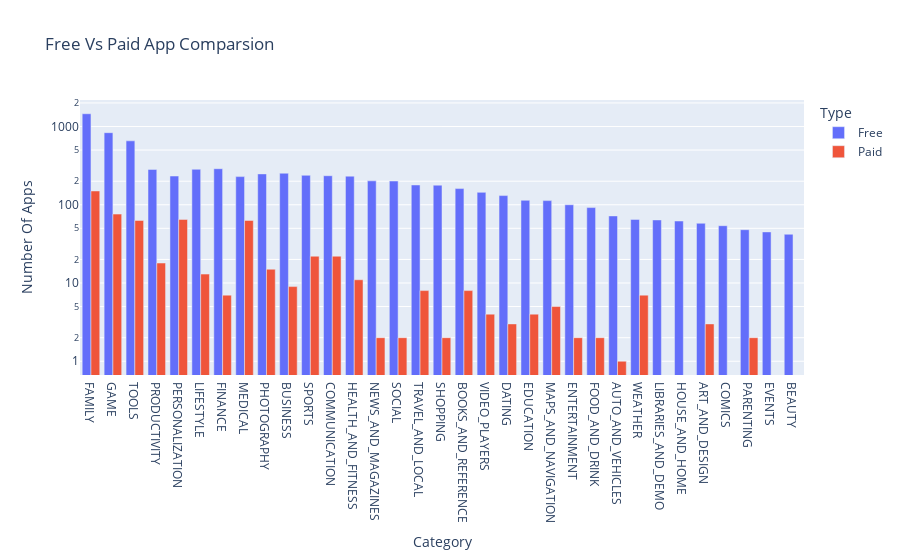

Source (notebook cell):
### Markdown cell above
**Challenge**: Use the plotly express bar [chart examples](https://plotly.com/python/bar-charts/#bar-chart-with-sorted-or-ordered-categories) and the [.bar() API reference](https://plotly.com/python-api-reference/generated/plotly.express.bar.html#plotly.express.bar) to create this bar chart: 

<img src=https://imgur.com/LE0XCxA.png>

You'll want to use the `df_free_vs_paid` DataFrame that you created above that has the total number of free and paid apps per category. 

See if you can figure out how to get the look above by changing the `categoryorder` to 'total descending' as outlined in the documentation here [here](https://plotly.com/python/categorical-axes/#automatically-sorting-categories-by-name-or-total-value).

### Code cell
bar_paidvsfree = px.bar(
    df_free_vs_paid,
    title = "Free Vs Paid App Comparsion",
    x= df_free_vs_paid.Category,
    y= df_free_vs_paid.App,
    barmode= "group",
    color= df_free_vs_paid.Type
    
)
bar_paidvsfree.update_layout(
    height = 450,
    xaxis_title = "Category",
    yaxis_title = "Number Of Apps",
    xaxis = {'categoryorder': 'total descending'},
    yaxis = dict(type='log')
)
bar_paidvsfree.show()

### Figure 1 — Plotly figure (JSON) as saved in the notebook; plotly's stock layout.template omitted (floating-point values rounded to 4 significant figures)
{"data": [{"alignmentgroup": "True", "hovertemplate": "Type=Free<br>Category=%{x}<br>App=%{y}<extra></extra>", "legendgroup": "Free", "marker": {"color": "#636efa", "pattern": {"shape": ""}}, "name": "Free", "offsetgroup": "Free", "orientation": "v", "showlegend": true, "textposition": "auto", "type": "bar", "x": ["ART_AND_DESIGN", "AUTO_AND_VEHICLES", "BEAUTY", "BOOKS_AND_REFERENCE", "BUSINESS", "COMICS", "COMMUNICATION", "DATING", "EDUCATION", "ENTERTAINMENT", "EVENTS", "FAMILY", "FINANCE", "FOOD_AND_DRINK", "GAME", "HEALTH_AND_FITNESS", "HOUSE_AND_HOME", "LIBRARIES_AND_DEMO", "LIFESTYLE", "MAPS_AND_NAVIGATION", "MEDICAL", "NEWS_AND_MAGAZINES", "PARENTING", "PERSONALIZATION", "PHOTOGRAPHY", "PRODUCTIVITY", "SHOPPING", "SOCIAL", "SPORTS", "TOOLS", "TRAVEL_AND_LOCAL", "VIDEO_PLAYERS", "WEATHER"], "xaxis": "x", "y": [58, 72, 42, 161, 253, 54, 235, 131, 114, 100, 45, 1456, 289, 92, 834, 232, 62, 64, 284, 113, 229, 202, 48, 233, 248, 283, 178, 201, 238, 656, 179, 144, 65], "yaxis": "y"}, {"alignmentgroup": "True", "hovertemplate": "Type=Paid<br>Category=%{x}<br>App=%{y}<extra></extra>", "legendgroup": "Paid", "marker": {"color": "#EF553B", "pattern": {"shape": ""}}, "name": "Paid", "offsetgroup": "Paid", "orientation": "v", "showlegend": true, "textposition": "auto", "type": "bar", "x": ["ART_AND_DESIGN", "AUTO_AND_VEHICLES", "BOOKS_AND_REFERENCE", "BUSINESS", "COMMUNICATION", "DATING", "EDUCATION", "ENTERTAINMENT", "FAMILY", "FINANCE", "FOOD_AND_DRINK", "GAME", "HEALTH_AND_FITNESS", "LIFESTYLE", "MAPS_AND_NAVIGATION", "MEDICAL", "NEWS_AND_MAGAZINES", "PARENTING", "PERSONALIZATION", "PHOTOGRAPHY", "PRODUCTIVITY", "SHOPPING", "SOCIAL", "SPORTS", "TOOLS", "TRAVEL_AND_LOCAL", "VIDEO_PLAYERS", "WEATHER"], "xaxis": "x", "y": [3, 1, 8, 9, 22, 3, 4, 2, 150, 7, 2, 76, 11, 13, 5, 63, 2, 2, 65, 15, 18, 2, 2, 22, 63, 8, 4, 7], "yaxis": "y"}], "layout": {"autosize": true, "barmode": "group", "legend": {"title": {"text": "Type"}, "tracegroupgap": 0}, "title": {"text": "Free Vs Paid App Comparsion"}, "xaxis": {"anchor": "y", "autorange": true, "categoryorder": "total descending", "domain": [0, 1], "range": [-0.5, 32.5], "title": {"text": "Category"}, "type": "category"}, "yaxis": {"anchor": "x", "autorange": true, "domain": [0, 1], "range": [-0.1757, 3.339], "title": {"text": "Number Of Apps"}, "type": "log"}}}
